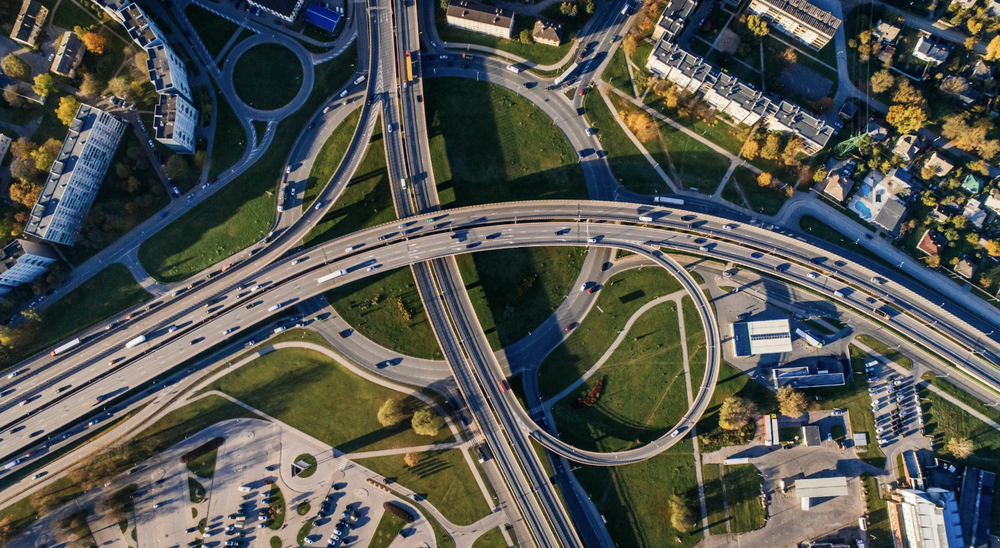
#> input picture pic/highway.png, 1000 x 548 px, shrunk from 1408 x 772 before the run, found by its file name
$ python 'laplace邊緣偵測.py'   (older library calls are emulated)
#> lines starting #> are read from the running program, lines starting #| are printed output that depends on the picture
#> in main, img1 is the input picture: shape (548, 1000, 4); mean B, G, R, A 80.3, 86.3, 83.9, 255
'''
Laplacian 和 Sobel 差異：
| 項目   | Sobel     | Laplacian     |
| ---- | --------- | ------------- |
| 邊緣類型 | 一階導數，方向性強 | 二階導數，**無方向性** |
| 偵測類型 | 可選 x/y 方向 | 同時偵測所有方向的邊緣   |
| 影像風格 | 線條感強烈     | 邊緣明亮，但比較模糊    |
| 效果   | 適合輪廓提取    | 適合「邊緣強度」的粗略檢測 |

'''

import numpy as np
import cv2
import matplotlib.pyplot as plt

def laplacian( f ):
	temp = cv2.Laplacian( f, cv2.CV_32F )
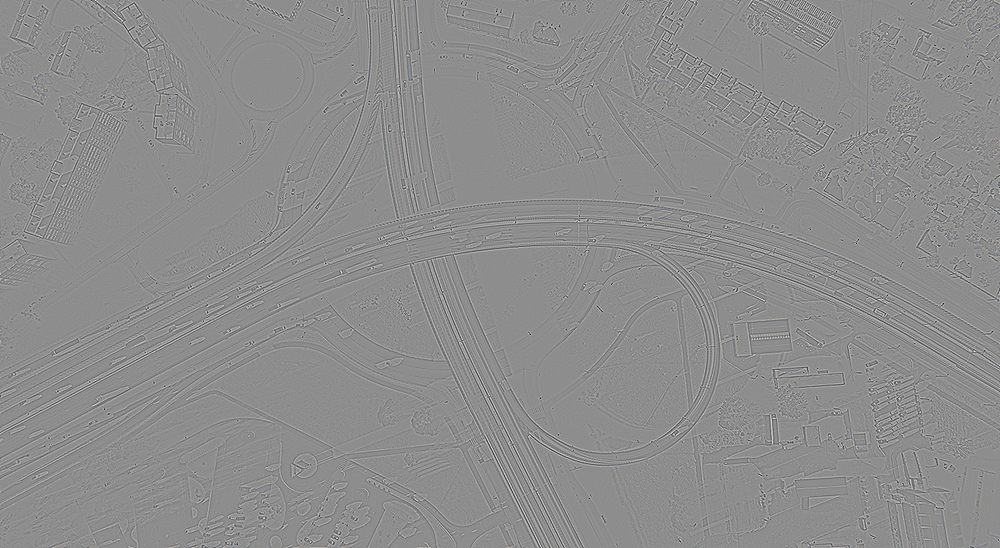
#> temp: shape (548, 1000, 4) float32; mean B, G, R, A 0, 0, 0, 0; drawn with min black and max white
	'''
	邊緣 → 亮白
    非邊緣 → 接近黑色 (0)
	'''
	g = np.uint8( np.clip( temp, 0, 255 ) )
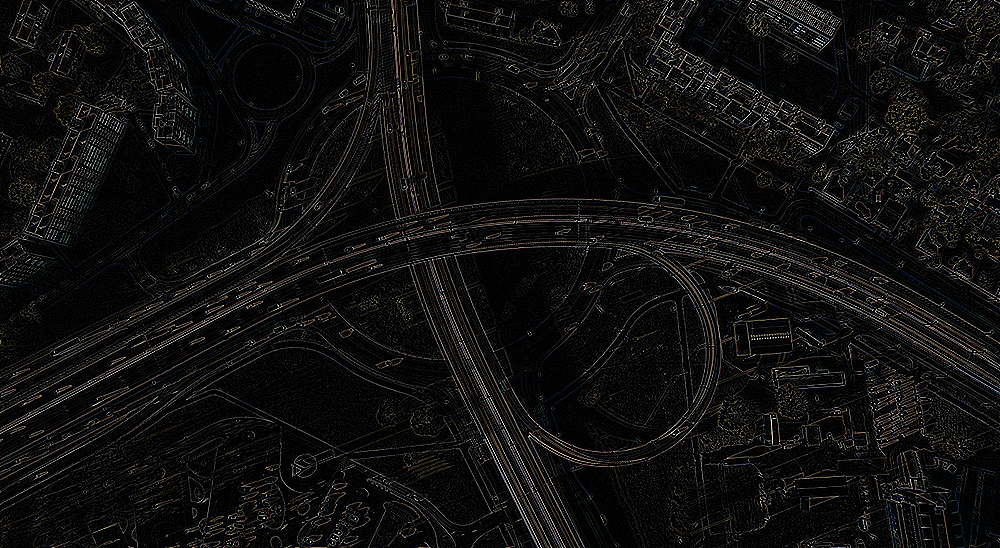
#> g: shape (548, 1000, 4); mean B, G, R, A 15, 15.4, 15.9, 0
	return g

def main():
    img1 = cv2.imread('pic/highway.png', -1)
    img2 = laplacian(img1)

    # 合併顯示
    images = [img1, img2]
    titles = ['Original', 'laplacian']

    plt.figure(figsize=(16, 4))  # 四張圖橫排
    for i in range(2):
        plt.subplot(1, 2, i + 1)
        if len(images[i].shape) == 3:
            plt.imshow(cv2.cvtColor(images[i], cv2.COLOR_BGR2RGB))  # BGR → RGB
        else:
            plt.imshow(images[i], cmap='gray')  # 灰階圖用 gray colormap
        plt.title(titles[i])
        plt.axis('off')  # 關閉座標軸

    plt.tight_layout()
    plt.waitforbuttonpress()  # 等待任意鍵或滑鼠點擊
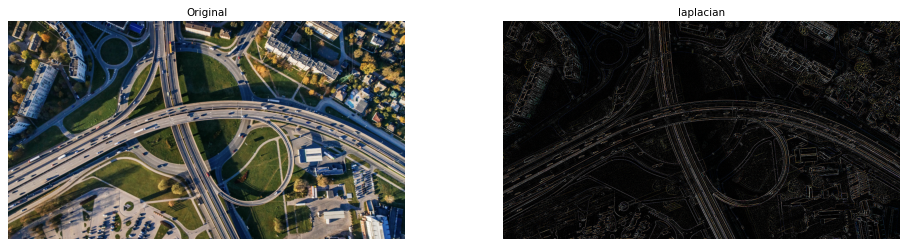
#> figure drawn by matplotlib, 2 panels

main()
